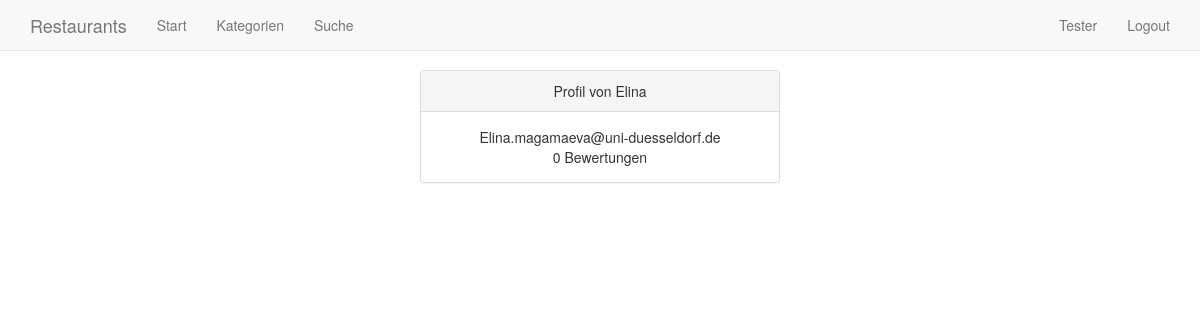
Page /user/3 (signed in) on the committed database.
### tables this page shows
CREATE TABLE user (
	id INTEGER PRIMARY KEY,
	name TEXT,
	email TEXT,
	password TEXT
);

### application.py (the view)
@app.route('/user/<int:user_id>')
def user(user_id): # Informationen über einen Benutzer
	user = query_db('SELECT *, COUNT(rating.id) as ratings FROM user LEFT JOIN rating ON rating.user_id = user.id WHERE user.id = ? GROUP BY user.id', (user_id,), True)
	return render_template('user.html', user = user, session_user=get_user(session.get('user_id')))

### application.py (called while the page is built)
def get_db():
	db = getattr(g, '_database', None)
	if db is None:
		db = g._database = sqlite3.connect(DATABASE)
	db.row_factory = sqlite3.Row
	return db

@app.teardown_appcontext
def close_connection(exception):
	db = getattr(g, '_database', None)
	if db is not None:
		db.close()

def query_db(query, args=(), one=False):
	cur = get_db().execute(query, args)
	rv = cur.fetchall()
	cur.close()
	return (rv[0] if rv else None) if one else rv

def get_user(user_id): # Einen User anhand seiner ID aus der Datenbank holen
	if user_id != None:
		user = query_db('SELECT * FROM user WHERE id = ?', (user_id,), True)
	else:
		user = None
	return user

### templates/user.html
{% extends "layout.html" %}
{% block navigation %}{{ super( ) }}{% endblock %}
{% block content %}
<div class="row">
	<div class="col-sm-offset-4 col-sm-4">
		<div class="panel panel-default text-center">
			<div class="panel-heading">
				Profil von {{ user['name'] }}
			</div>
			<div class="panel-body">
				{{ user['email'] }}</br>
				{{ user['ratings'] }} Bewertungen
			</div>
		</div>
	</div>
</div>
{% endblock %}

### templates/layout.html (shortened to what this page needs)
<!doctype html>
<html>
	<head>
		<link rel="stylesheet" href="{{ url_for('static', filename='bootstrap.min.css') }}">
	</head>
	<body style="padding-top: 70px;">
		{% block navigation %}
		<nav class="navbar navbar-default navbar-fixed-top">
			<div class="container">
				<div class="navbar-header">
					<a class="navbar-brand" href="{{ url_for('.restaurants') }}">Restaurants</a>
				</div>
				<div id="navbar" class="navbar-collapse collapse">
					<ul class="nav navbar-nav">
						<li><a href="{{ url_for('.restaurants') }}">Start</a></li>
						<li><a href="{{ url_for('.categories') }}">Kategorien</a></li>
						<li><a href="{{ url_for('.search_form') }}">Suche</a></li>
					</ul>
					<ul class="nav navbar-nav navbar-right">
						{% if session_user != None %}
						<li><a href="{{ url_for('.user', user_id=session_user['id']) }}">{{ session_user['name'] }}</a></li>
						<li><a href="{{ url_for('.logout') }}">Logout</a></li>
						{% else %}
						<li><a href="{{ url_for('.register_form') }}">Registrieren</a></li>
						<li><a href="{{ url_for('.login_form') }}">Login</a></li>
						{% endif %}
					</ul>
				</div>
			</div>
		</nav>
		{% endblock %}
		<div class="container">
			{% block content %}{% endblock %}
		</div>
	</body>
</html>

### rows in the picture
user: name "Tester"
user: name "Elina", email "Elina.magamaeva@uni-duesseldorf.de"

### other values in the picture
{{ user['ratings'] }} "0"
